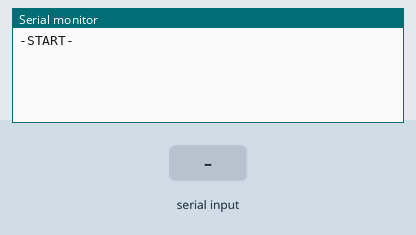
Bench run of a sketch on a simulated Arduino Leonardo, built with avr-gcc and run on an emulated ATmega32U4. On the bench: the last lines printed to the serial monitor. The test bench sets the inputs (shaded band). USB keyboard and mouse output is not drawn.

Above: at 1.2 s.
1.3 s: "1" received over the second serial link
At 2.1 s:
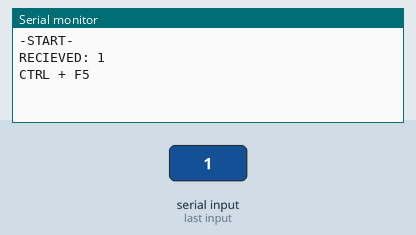
2.8 s: "0" received over the second serial link
At 3.3 s:
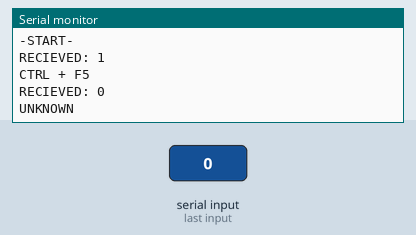

The sketch:

keyboardFirst.ino
```cpp
#include <Keyboard.h>

char receivedData; // Premenná pre uloženie prijatých dát zo sériovej linky
const long baudRate = 9600;  // Baud rate for the serial communication


void setup() {
  Serial.begin(9600);   // Inicializácia sériovej komunikácie s HC-12
  Keyboard.begin();     // Inicializácia knižnice Keyboard

  // Start the software serial connection
  Serial1.begin(baudRate);
  Serial.println("-START-");
}

void loop2() {
  Serial.println("-START-");
  Serial1.println("-START-");
  delay(1000);
}

void loop() {
  // Kontrola, či niečo prišlo zo sériovej linky
  if (Serial1.available() > 0) {
    receivedData = Serial1.read(); // Načítanie prijatých dát
    Serial.print("RECIEVED: ");
    Serial.println(receivedData);

    // Ovládanie klávesnice na základe prijatých dát
    switch (receivedData) {
      case '1':
        Keyboard.press(KEY_LEFT_CTRL);
        Keyboard.press(KEY_F5);
        Serial.println("CTRL + F5");
        //delay(100); // Môžete upraviť dobu oneskorenia podľa potreby
        Keyboard.releaseAll();
        break;
      case '2':
        Keyboard.press(KEY_LEFT_CTRL);
        Keyboard.press(KEY_F6);
        Serial.println("CTRL + F6");
        //delay(100); // Môžete upraviť dobu oneskorenia podľa potreby
        Keyboard.releaseAll();
        break;
      case '3':
        Keyboard.press(KEY_LEFT_CTRL);
        Keyboard.press(KEY_F7);
        Serial.println("CTRL + F7");
        //delay(100); // Môžete upraviť dobu oneskorenia podľa potreby
        Keyboard.releaseAll();
        break;
      case '4':
        Keyboard.press(KEY_LEFT_CTRL);
        Keyboard.press(KEY_F8);
        Serial.println("CTRL + F8");
        //delay(100); // Môžete upraviť dobu oneskorenia podľa potreby
        Keyboard.releaseAll();
        break;
      default:
        Serial.println("UNKNOWN");
        break;
    }
  }
}
```

Measured:
- after the input at 1.3 s, the serial monitor: prints a new line at once (image 1)
- after the input at 2.8 s, the serial monitor: prints a new line at once (image 2)
